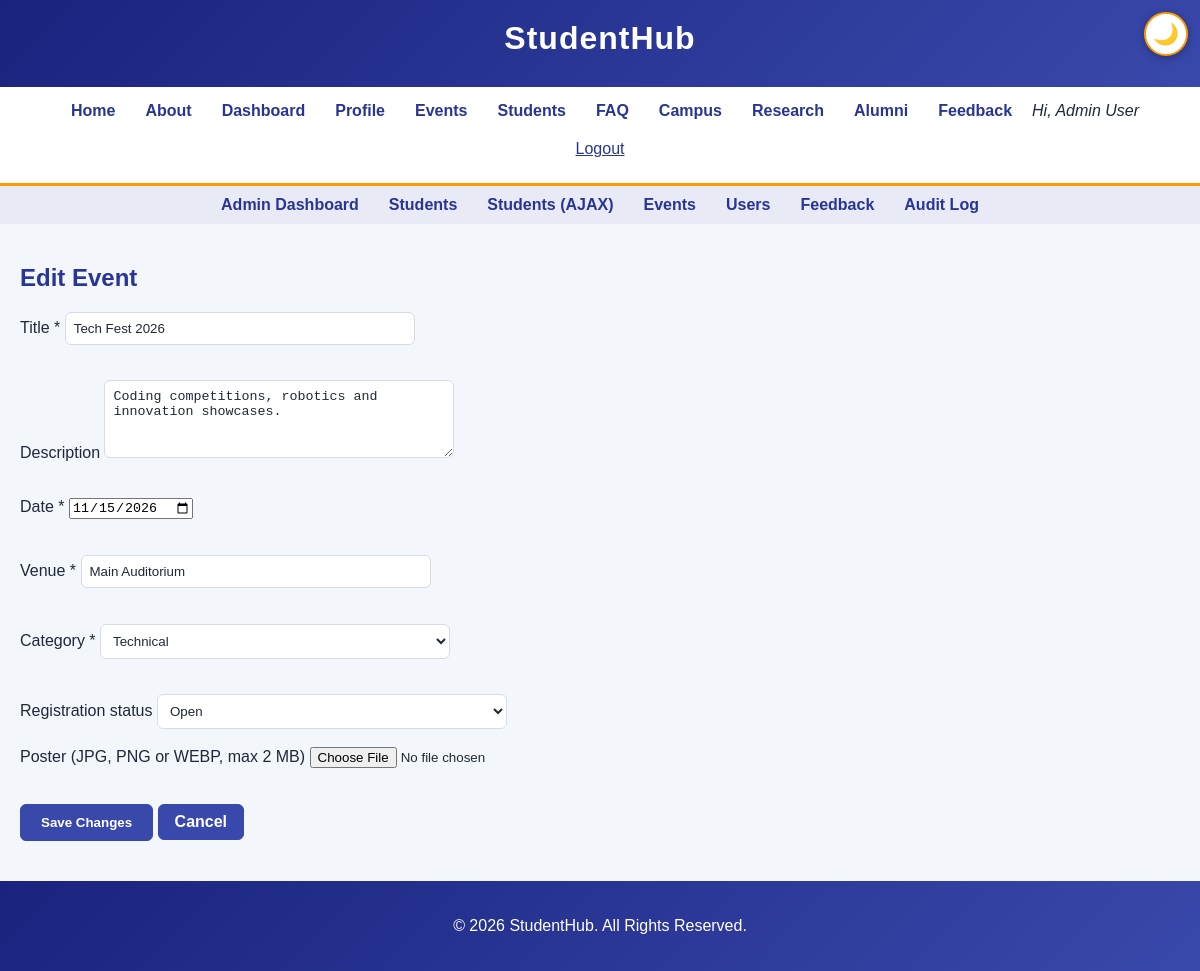
Screenshot of /event_form.php?id=1 (signed in) with the database file from the repository.
### tables this page shows
CREATE TABLE events (
    id          INT UNSIGNED AUTO_INCREMENT PRIMARY KEY,
    title       VARCHAR(100) NOT NULL,
    description TEXT NULL,
    event_date  DATE NOT NULL,
    venue       VARCHAR(100) NOT NULL,
    category    VARCHAR(30)  NOT NULL,
    poster      VARCHAR(255) NULL,
    status      ENUM('open','closed') NOT NULL DEFAULT 'open',
    created_by  INT UNSIGNED NULL,
    created_at  TIMESTAMP DEFAULT CURRENT_TIMESTAMP,
    FOREIGN KEY (created_by) REFERENCES users(id) ON DELETE SET NULL
);

### includes/event_lib.php (called while the page is built, shortened)
<?php
function event_find(mysqli $conn, int $id): ?array
{
    $stmt = $conn->prepare('SELECT id, title, description, event_date, venue, category, poster, status FROM events WHERE id = ? LIMIT 1');
    $stmt->bind_param('i', $id);
    $stmt->execute();
    $row = $stmt->get_result()->fetch_assoc();
    return $row ?: null;
}

### includes/init.php (called while the page is built, shortened)
<?php
function e(?string $text): string
{
    return htmlspecialchars((string)$text, ENT_QUOTES | ENT_SUBSTITUTE, 'UTF-8');
}

### event_form.php (the view, shortened to what this page needs)
<?php
require_once __DIR__ . '/includes/init.php';
require_once __DIR__ . '/includes/event_lib.php';
$conn = db();
$id       = isset($_GET['id']) ? (int)$_GET['id'] : (int)($_POST['id'] ?? 0);
$existing = $id > 0 ? event_find($conn, $id) : null;
$pageTitle = $existing ? 'Edit Event' : 'Add Event';
$errors    = [];
$old       = $existing ?? ['title' => '', 'description' => '', 'event_date' => '', 'venue' => '', 'category' => '', 'status' => 'open', 'poster' => null];
require __DIR__ . '/includes/header.php';
?>
    <main>
        <section>
            <h2><?= e($pageTitle) ?></h2>
            <form method="post" action="event_form.php<?= $existing ? '?id=' . (int)$existing['id'] : '' ?>" enctype="multipart/form-data" novalidate>
                <div class="form-group">
                    <label for="title">Title *</label>
                    <input type="text" id="title" name="title" maxlength="100" required value="<?= e($old['title']) ?>"
                           class="<?= isset($errors['title']) ? 'invalid' : '' ?>">
                    <span class="error" role="alert"><?= e($errors['title'] ?? '') ?></span>
                </div>
                <div class="form-group">
                    <label for="description">Description</label>
                    <textarea id="description" name="description" rows="4" maxlength="1000"
                              class="<?= isset($errors['description']) ? 'invalid' : '' ?>"><?= e($old['description']) ?></textarea>
                    <span class="error" role="alert"><?= e($errors['description'] ?? '') ?></span>
                </div>
                <div class="form-group">
                    <label for="event_date">Date *</label>
                    <input type="date" id="event_date" name="event_date" required value="<?= e($old['event_date']) ?>"
                           class="<?= isset($errors['event_date']) ? 'invalid' : '' ?>">
                    <span class="error" role="alert"><?= e($errors['event_date'] ?? '') ?></span>
                </div>
                <div class="form-group">
                    <label for="venue">Venue *</label>
                    <input type="text" id="venue" name="venue" maxlength="100" required value="<?= e($old['venue']) ?>"
                           class="<?= isset($errors['venue']) ? 'invalid' : '' ?>">
                    <span class="error" role="alert"><?= e($errors['venue'] ?? '') ?></span>
                </div>
                <div class="form-group">
                    <label for="category">Category *</label>
                    <select id="category" name="category" class="<?= isset($errors['category']) ? 'invalid' : '' ?>">
<?php foreach (EVENT_CATEGORIES as $c): ?>
                        <option value="<?= e($c) ?>"<?= $old['category'] === $c ? ' selected' : '' ?>><?= e($c) ?></option>
<?php endforeach; ?>
                    </select>
                    <span class="error" role="alert"><?= e($errors['category'] ?? '') ?></span>
                </div>
                <div class="form-group">
                    <label for="status">Registration status</label>
                    <select id="status" name="status">
<?php foreach (EVENT_STATUS as $st): ?>
                        <option value="<?= e($st) ?>"<?= $old['status'] === $st ? ' selected' : '' ?>><?= e(ucfirst($st)) ?></option>
<?php endforeach; ?>
                    </select>
                </div>
                <div class="form-group">
                    <label for="poster">Poster (JPG, PNG or WEBP, max 2 MB)</label>
                    <input type="file" id="poster" name="poster" accept="image/jpeg,image/png,image/webp"
                           class="<?= isset($errors['poster']) ? 'invalid' : '' ?>">
                    <span class="error" role="alert"><?= e($errors['poster'] ?? '') ?></span>
                </div>
                <button type="submit"><?= $existing ? 'Save Changes' : 'Add Event' ?></button>
                <a class="button-link" href="manage_events.php">Cancel</a>
            </form>
        </section>
    </main>
<?php require __DIR__ . '/includes/footer.php'; ?>

### css/style.css (style rules this page uses)
body { margin: 0; font-family: Arial, sans-serif; background-color: #f5f5f5; color: #222; }
main { padding: 20px; }
.form-group { margin-bottom: 18px; border: none; padding: 0; }
form input[type="text"], form input[type="email"], form input[type="tel"], form input[type="password"], form select { width: 100%; max-width: 350px; padding: 8px; box-sizing: border-box; border: 1px solid #999; }
.error { display: block; color: #d32f2f; font-size: 0.85rem; margin-top: 4px; min-height: 1em; }
form button[type="submit"], form button[type="reset"] { padding: 10px 20px; cursor: pointer; }
.controls input, .controls select, form textarea { padding: 8px; border: 1px solid #999; box-sizing: border-box; min-width: 180px; }
form textarea { width: 100%; max-width: 350px; }
.button-link { display: inline-block; padding: 8px 14px; background-color: #eee; color: #222; border: 1px solid #999; text-decoration: none; cursor: pointer; }
:root { --bg: #f3f6fb; --surface: #ffffff; --input-bg: #ffffff; --text: #1f2937; --border: #d5dbe7; --zebra: #f7f9fd; --primary: #3949ab; --on-primary: #ffffff; --primary-soft: #e8eaf6; --link: #283593; --accent: #ff9800; --accent-soft: #fff3e0; --chrome-from: #1a237e; --chrome-to: #3949ab; --c1: #3949ab; --c2: #00897b; --c3: #fb8c00; --c4: #d81b60; }
body, body.dark-theme { background-color: var(--bg); color: var(--text); }
a { color: var(--link); }
h2, h3 { color: var(--link); }
button:not(.link-button), .button-link, input[type="submit"], body.dark-theme .button-link { background-color: var(--primary); color: var(--on-primary); border: 1px solid var(--primary); border-radius: 6px; padding: 8px 16px; cursor: pointer; text-decoration: none; font-weight: bold; }
form input[type="text"], form input[type="email"], form input[type="tel"], form input[type="password"], form select, form textarea, .controls input, .controls select, body.dark-theme form input, body.dark-theme form select, body.dark-theme form textarea, body.dark-theme .controls input, body.dark-theme .controls select { background-color: var(--input-bg); color: var(--text); border: 1px solid var(--border); border-radius: 6px; }
legend, label { color: var(--text); }

### rows the page displays
events: title "Tech Fest 2026", description "Coding competitions, robotics and innovation showcases.", event_date "11/15/2026", venue "Main Auditorium", status "Open"

### other values shown
$_SESSION['name'] "Admin User"
$label "Admin Dashboard"
$label "Students"
$label "Students (AJAX)"
$label "Events"
$label "Users"
$label "Feedback"
$label "Audit Log"
$pageTitle "Edit Event"
form field category "Technical"
